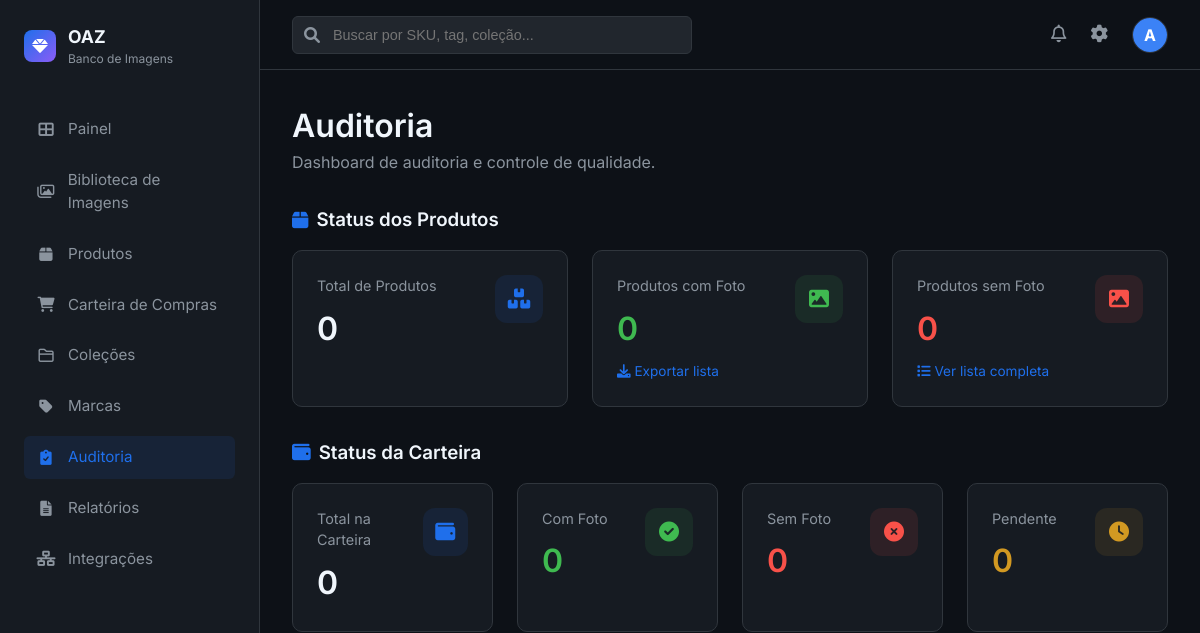
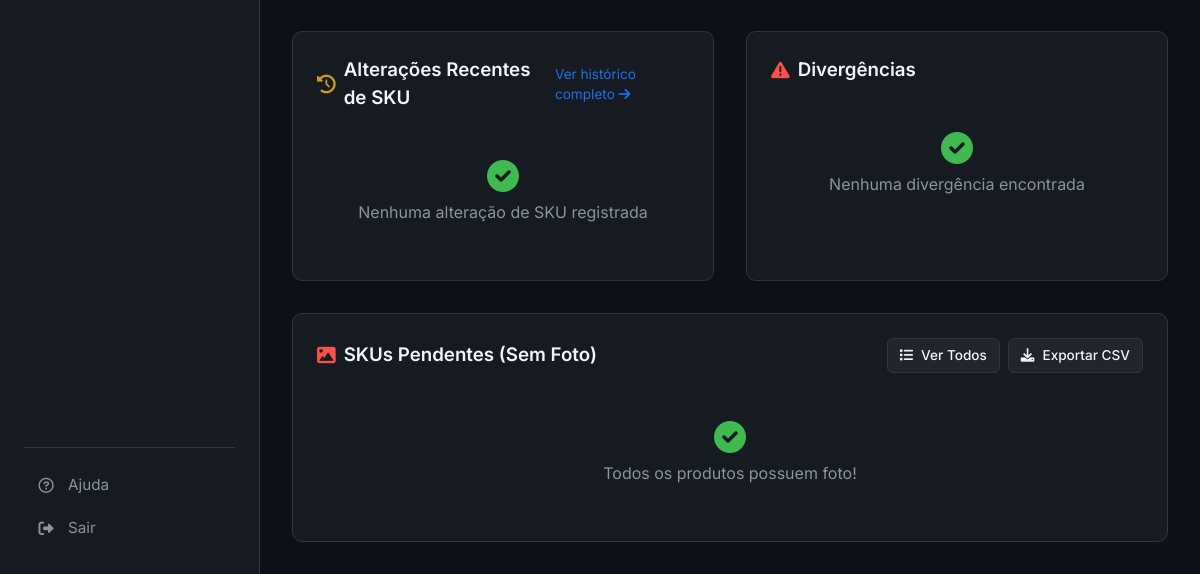
Page /auditoria (signed in) on the earlier database version (2 pictures, top to bottom).
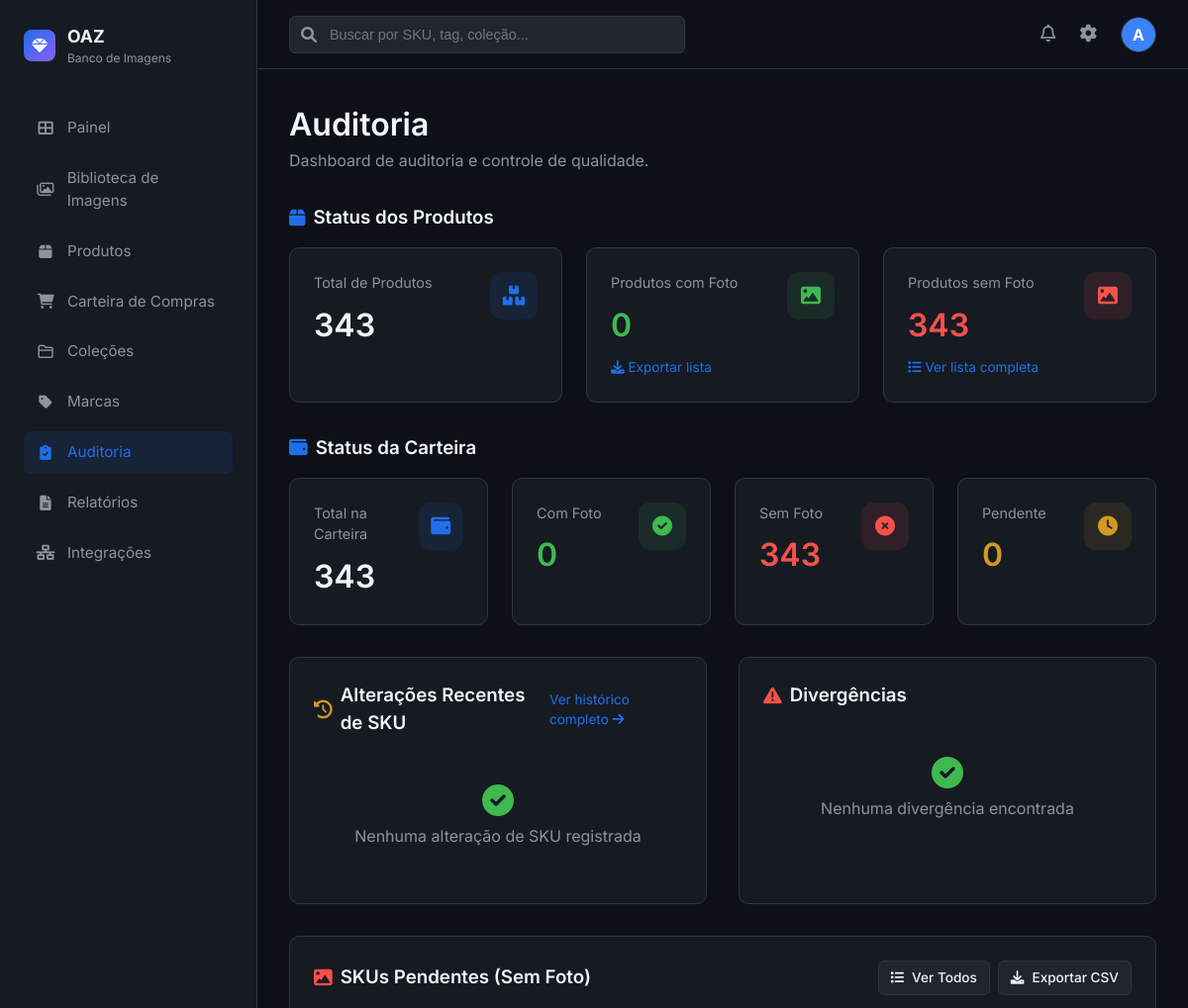
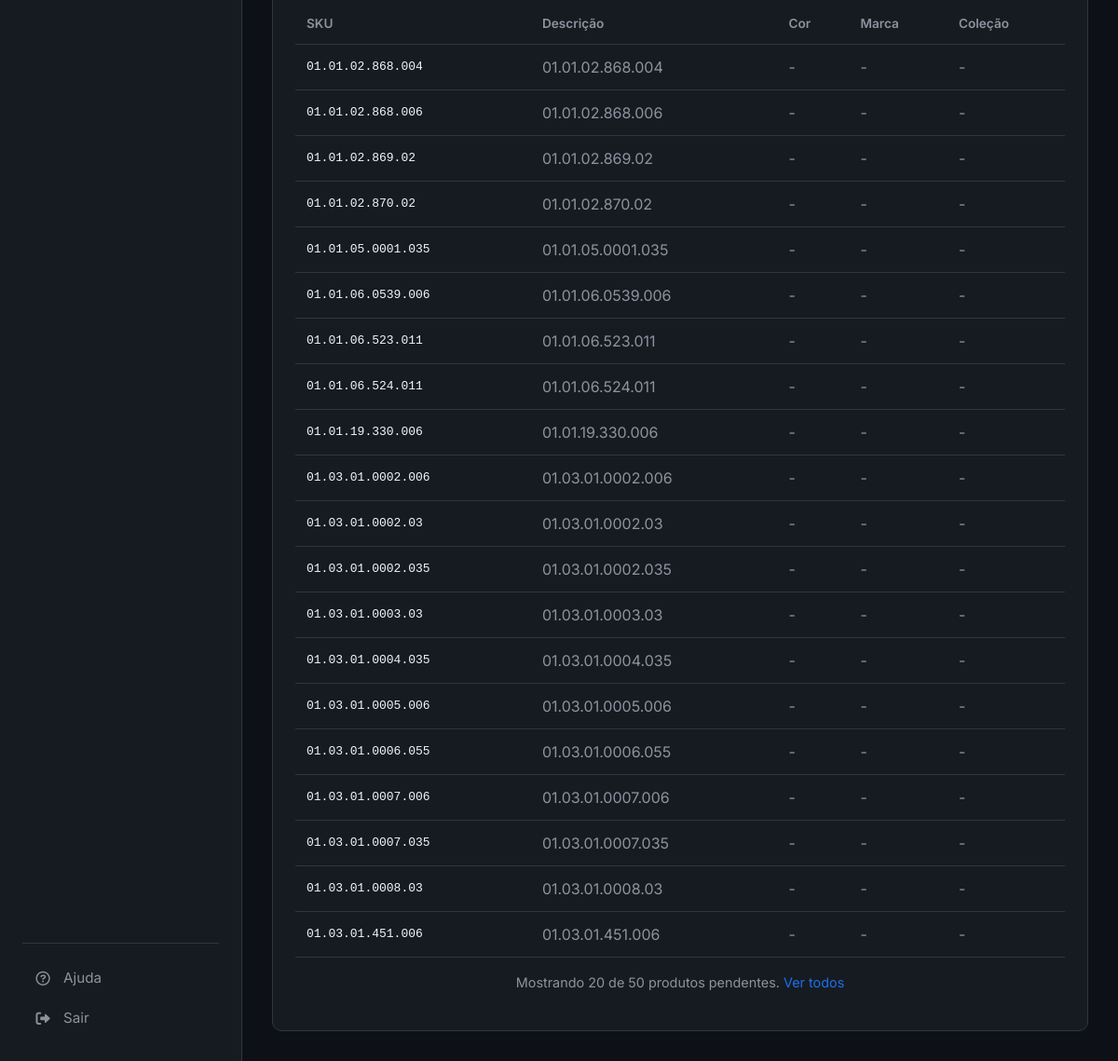
Same page on the later database version (2 pictures, top to bottom).
### app.py (models this page shows)
class Produto(db.Model):
    id = db.Column(db.Integer, primary_key=True)
    sku = db.Column(db.String(50), unique=True, nullable=False)
    descricao = db.Column(db.String(255), nullable=False)
    cor = db.Column(db.String(50))
    categoria = db.Column(db.String(100))
    atributos_tecnicos = db.Column(db.Text)  # JSON com atributos extras
    marca_id = db.Column(db.Integer, db.ForeignKey('brand.id'))
    colecao_id = db.Column(db.Integer, db.ForeignKey('collection.id'))
    created_at = db.Column(db.DateTime, default=datetime.utcnow)
    updated_at = db.Column(db.DateTime, default=datetime.utcnow, onupdate=datetime.utcnow)
    tem_foto = db.Column(db.Boolean, default=False)
    ativo = db.Column(db.Boolean, default=True)
    marca = db.relationship('Brand', backref='produtos')
    colecao = db.relationship('Collection', backref='produtos')
    imagens = db.relationship('ImagemProduto', backref='produto', lazy=True, cascade='all, delete-orphan')
    historico_skus = db.relationship('HistoricoSKU', backref='produto', lazy=True)

### app.py (the view, shortened to what this page needs)
@app.route('/auditoria')
@login_required
def auditoria():
    produtos_com_foto = Produto.query.filter_by(tem_foto=True, ativo=True).count()
    produtos_sem_foto = Produto.query.filter_by(tem_foto=False, ativo=True).count()
    total_produtos = Produto.query.filter_by(ativo=True).count()
    carteira_total = CarteiraCompras.query.count()
    carteira_com_foto = CarteiraCompras.query.filter_by(status_foto='Com Foto').count()
    carteira_sem_foto = CarteiraCompras.query.filter_by(status_foto='Sem Foto').count()
    carteira_pendente = CarteiraCompras.query.filter_by(status_foto='Pendente').count()
    alteracoes_sku = HistoricoSKU.query.order_by(HistoricoSKU.data_alteracao.desc()).limit(20).all()
    total_alteracoes = HistoricoSKU.query.count()
    divergencias = []
    skus_pendentes = Produto.query.filter_by(tem_foto=False, ativo=True).order_by(Produto.sku).limit(50).all()
    return render_template('auditoria/index.html',
                          produtos_com_foto=produtos_com_foto,
                          produtos_sem_foto=produtos_sem_foto,
                          total_produtos=total_produtos,
                          carteira_total=carteira_total,
                          carteira_com_foto=carteira_com_foto,
                          carteira_sem_foto=carteira_sem_foto,
                          carteira_pendente=carteira_pendente,
                          alteracoes_sku=alteracoes_sku,
                          total_alteracoes=total_alteracoes,
                          divergencias=divergencias,
                          skus_pendentes=skus_pendentes)

### app.py (called while the page is built)
@login_manager.user_loader
def load_user(user_id):
    return User.query.get(int(user_id))

### templates/auditoria/index.html (shortened to what the changed rows need)
{% extends "base.html" %}
{% block content %}
<div style="margin-bottom: 2rem;">
    <h1>Auditoria</h1>
</div>
<div class="dashboard-stats" style="grid-template-columns: repeat(3, 1fr); margin-bottom: 2rem;">
    <div class="stat-card">
        <div style="display: flex; justify-content: space-between; align-items: flex-start;">
            <div>
                <p style="color: var(--text-secondary); font-size: 0.9rem; margin-bottom: 0.5rem;">Total de Produtos</p>
                <h2 style="font-size: 2rem; font-weight: 600;">{{ total_produtos }}</h2>
            </div>
        </div>
    </div>
    <div class="stat-card">
        <div style="display: flex; justify-content: space-between; align-items: flex-start;">
            <div>
                <h2 style="font-size: 2rem; font-weight: 600; color: #3fb950;">{{ produtos_com_foto }}</h2>
            </div>
        </div>
    </div>
    <div class="stat-card">
        <div style="display: flex; justify-content: space-between; align-items: flex-start;">
            <div>
                <p style="color: var(--text-secondary); font-size: 0.9rem; margin-bottom: 0.5rem;">Produtos sem Foto</p>
                <h2 style="font-size: 2rem; font-weight: 600; color: #f85149;">{{ produtos_sem_foto }}</h2>
            </div>
        </div>
    </div>
</div>
<div class="dashboard-stats" style="margin-bottom: 2rem;">
    <div class="stat-card">
        <div style="display: flex; justify-content: space-between; align-items: flex-start;">
            <div>
                <p style="color: var(--text-secondary); font-size: 0.9rem; margin-bottom: 0.5rem;">Total na Carteira</p>
                <h2 style="font-size: 2rem; font-weight: 600;">{{ carteira_total }}</h2>
            </div>
        </div>
    </div>
    <div class="stat-card">
        <div style="display: flex; justify-content: space-between; align-items: flex-start;">
            <div>
                <h2 style="font-size: 2rem; font-weight: 600; color: #3fb950;">{{ carteira_com_foto }}</h2>
            </div>
        </div>
    </div>
    <div class="stat-card">
        <div style="display: flex; justify-content: space-between; align-items: flex-start;">
            <div>
                <p style="color: var(--text-secondary); font-size: 0.9rem; margin-bottom: 0.5rem;">Sem Foto</p>
                <h2 style="font-size: 2rem; font-weight: 600; color: #f85149;">{{ carteira_sem_foto }}</h2>
            </div>
        </div>
    </div>
    <div class="stat-card">
        <div style="display: flex; justify-content: space-between; align-items: flex-start;">
            <div>
                <h2 style="font-size: 2rem; font-weight: 600; color: #d29922;">{{ carteira_pendente }}</h2>
            </div>
        </div>
    </div>
</div>
<div class="stat-card" style="margin-top: 2rem;">
    <div style="display: flex; justify-content: space-between; align-items: center; margin-bottom: 1rem;">
        <h3 style="display: flex; align-items: center; gap: 0.5rem;">
        </h3>
        <div style="display: flex; gap: 0.5rem;">
        </div>
    </div>
    {% if skus_pendentes %}
    <table style="width: 100%; border-collapse: collapse;">
        <thead>
            <tr style="border-bottom: 1px solid var(--border-color);">
                <th style="padding: 0.75rem; text-align: left; font-weight: 600; font-size: 0.85rem; color: var(--text-secondary);">SKU</th>
                <th style="padding: 0.75rem; text-align: left; font-weight: 600; font-size: 0.85rem; color: var(--text-secondary);">Descrição</th>
                <th style="padding: 0.75rem; text-align: left; font-weight: 600; font-size: 0.85rem; color: var(--text-secondary);">Cor</th>
                <th style="padding: 0.75rem; text-align: left; font-weight: 600; font-size: 0.85rem; color: var(--text-secondary);">Marca</th>
                <th style="padding: 0.75rem; text-align: left; font-weight: 600; font-size: 0.85rem; color: var(--text-secondary);">Coleção</th>
            </tr>
        </thead>
        <tbody>
            {% for produto in skus_pendentes[:20] %}
            <tr style="border-bottom: 1px solid var(--border-color);">
                <td style="padding: 0.75rem; font-weight: 500; font-family: monospace;">{{ produto.sku }}</td>
                <td style="padding: 0.75rem; color: var(--text-secondary);">{{ produto.descricao or '-' }}</td>
                <td style="padding: 0.75rem; color: var(--text-secondary);">{{ produto.cor or '-' }}</td>
                <td style="padding: 0.75rem; color: var(--text-secondary);">{{ produto.marca.name if produto.marca else '-' }}</td>
                <td style="padding: 0.75rem; color: var(--text-secondary);">{{ produto.colecao.name if produto.colecao else '-' }}</td>
            </tr>
            {% endfor %}
        </tbody>
    </table>
    {% if skus_pendentes|length > 20 %}
    <div style="text-align: center; padding: 1rem; color: var(--text-secondary); font-size: 0.9rem;">
        Mostrando 20 de {{ skus_pendentes|length }} produtos pendentes. <a href="{{ url_for('skus_pendentes') }}" style="color: var(--accent-blue);">Ver todos</a>
    </div>
    {% endif %}
    {% else %}
    <div style="text-align: center; padding: 2rem; color: var(--text-secondary);">
        <i class="fas fa-check-circle" style="font-size: 2rem; margin-bottom: 0.5rem; color: #3fb950;"></i>
        <p>Todos os produtos possuem foto!</p>
    </div>
    {% endif %}
</div>
{% endblock %}

Differences in the rows shown:
now on this page (row edited): Produto: sku "01.01.02.868.004", descricao "01.01.02.868.004", cor "-", marca "-", colecao "-"
now on this page (row edited): Produto: sku "01.01.02.868.006", descricao "01.01.02.868.006", cor "-", marca "-", colecao "-"
now on this page (row edited): Produto: sku "01.01.02.869.02", descricao "01.01.02.869.02", cor "-", marca "-", colecao "-"
now on this page (row edited): Produto: sku "01.01.02.870.02", descricao "01.01.02.870.02", cor "-", marca "-", colecao "-"
now on this page (row edited): Produto: sku "01.01.05.0001.035", descricao "01.01.05.0001.035", cor "-", marca "-", colecao "-"
now on this page (row edited): Produto: sku "01.01.06.0539.006", descricao "01.01.06.0539.006", cor "-", marca "-", colecao "-"
now on this page (row edited): Produto: sku "01.01.06.523.011", descricao "01.01.06.523.011", cor "-", marca "-", colecao "-"
now on this page (row edited): Produto: sku "01.01.06.524.011", descricao "01.01.06.524.011", cor "-", marca "-", colecao "-"
now on this page (row edited): Produto: sku "01.01.19.330.006", descricao "01.01.19.330.006", cor "-", marca "-", colecao "-"
now on this page (row edited): Produto: sku "01.03.01.0002.006", descricao "01.03.01.0002.006", cor "-", marca "-", colecao "-"
now on this page (row edited): Produto: sku "01.03.01.0002.03", descricao "01.03.01.0002.03", cor "-", marca "-", colecao "-"
now on this page (row edited): Produto: sku "01.03.01.0002.035", descricao "01.03.01.0002.035", cor "-", marca "-", colecao "-"
now on this page (row edited): Produto: sku "01.03.01.0003.03", descricao "01.03.01.0003.03", cor "-", marca "-", colecao "-"
now on this page (row edited): Produto: sku "01.03.01.0004.035", descricao "01.03.01.0004.035", cor "-", marca "-", colecao "-"
now on this page (row edited): Produto: sku "01.03.01.0005.006", descricao "01.03.01.0005.006", cor "-", marca "-", colecao "-"
now on this page (row edited): Produto: sku "01.03.01.0006.055", descricao "01.03.01.0006.055", cor "-", marca "-", colecao "-"
now on this page (row edited): Produto: sku "01.03.01.0007.006", descricao "01.03.01.0007.006", cor "-", marca "-", colecao "-"
now on this page (row edited): Produto: sku "01.03.01.0007.035", descricao "01.03.01.0007.035", cor "-", marca "-", colecao "-"
now on this page (row edited): Produto: sku "01.03.01.0008.03", descricao "01.03.01.0008.03", cor "-", marca "-", colecao "-"
now on this page (row edited): Produto: sku "01.03.01.451.006", descricao "01.03.01.451.006", cor "-", marca "-", colecao "-"
Other differences:
{{ total_produtos }}: "0" → "343"
{{ produtos_sem_foto }}: "0" → "343"
{{ carteira_total }}: "0" → "343"
{{ carteira_sem_foto }}: "0" → "343"
{{ skus_pendentes|length }}: (not shown) → "50"
text no longer shown: "Todos os produtos possuem foto!"
text now shown: "SKU Descrição Cor Marca Coleção Mostrando 20 de produtos pendentes. Ver todos"
